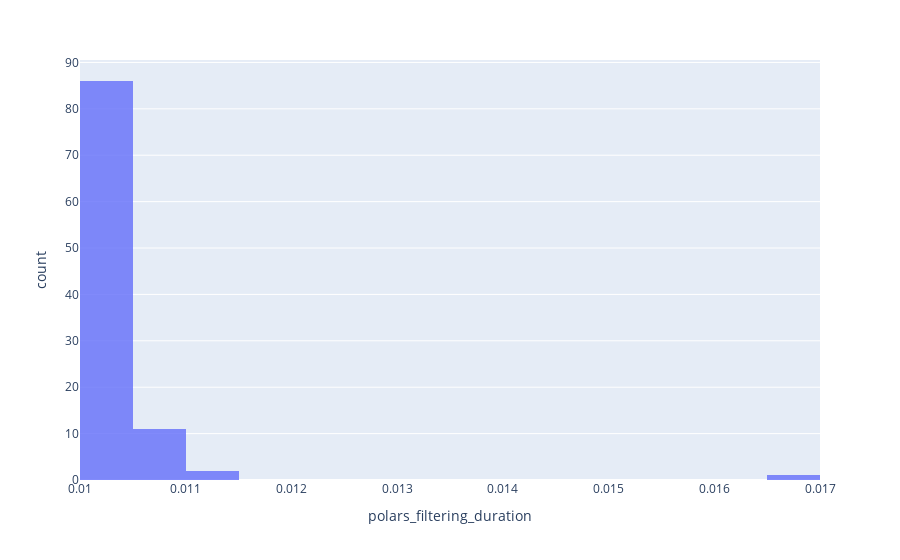

The code cell stored with this chart in its notebook:
### Code cell
fig = px.histogram(df, x="polars_filtering_duration", opacity=0.8)
fig.show()

### Figure 1 — Plotly figure (JSON) as saved in the notebook; plotly's stock layout.template omitted (floating-point values rounded to 4 significant figures)
{"data": [{"alignmentgroup": "True", "bingroup": "x", "hovertemplate": "polars_filtering_duration=%{x}<br>count=%{y}<extra></extra>", "legendgroup": "", "marker": {"color": "#636efa", "opacity": 0.8, "pattern": {"shape": ""}}, "name": "", "offsetgroup": "", "orientation": "v", "showlegend": false, "type": "histogram", "x": [0.01663, 0.01056, 0.01028, 0.01063, 0.01065, 0.01012, 0.01025, 0.01012, 0.01031, 0.01033, 0.01034, 0.01124, 0.01105, 0.01029, 0.01027, 0.01028, 0.01045, 0.01032, 0.01038, 0.01054, 0.01039, 0.01028, 0.01019, 0.01019, 0.01049, 0.01091, 0.01046, 0.01035, 0.01037, 0.01042, 0.01027, 0.01027, 0.01023, 0.01025, 0.01034, 0.01024, 0.01029, 0.01035, 0.01032, 0.01027, 0.01027, 0.01028, 0.01076, 0.01036, 0.01038, 0.01029, 0.01025, 0.01053, 0.0104, 0.01038, 0.0102, 0.01028, 0.01032, 0.01047, 0.0103, 0.01025, 0.01056, 0.01059, 0.01044, 0.0105, 0.01024, 0.01037, 0.01032, 0.01021, 0.01025, 0.01028, 0.01021, 0.01019, 0.01038, 0.01019, 0.0103, 0.01038, 0.01039, 0.01038, 0.01024, 0.01027, 0.01027, 0.01022, 0.01023, 0.01041, 0.0103, 0.01036, 0.01032, 0.01057, 0.01032, 0.01026, 0.0103, 0.01028, 0.0103, 0.01028, 0.01022, 0.01032, 0.01021, 0.01024, 0.0103, 0.01042, 0.0103, 0.01035, 0.01034, 0.01034], "xaxis": "x", "yaxis": "y"}], "layout": {"autosize": true, "barmode": "relative", "legend": {"tracegroupgap": 0}, "margin": {"t": 60}, "xaxis": {"anchor": "y", "autorange": true, "domain": [0, 1], "range": [0.01, 0.017], "title": {"text": "polars_filtering_duration"}, "type": "linear"}, "yaxis": {"anchor": "x", "autorange": true, "domain": [0, 1], "range": [0, 90.53], "title": {"text": "count"}}}}
